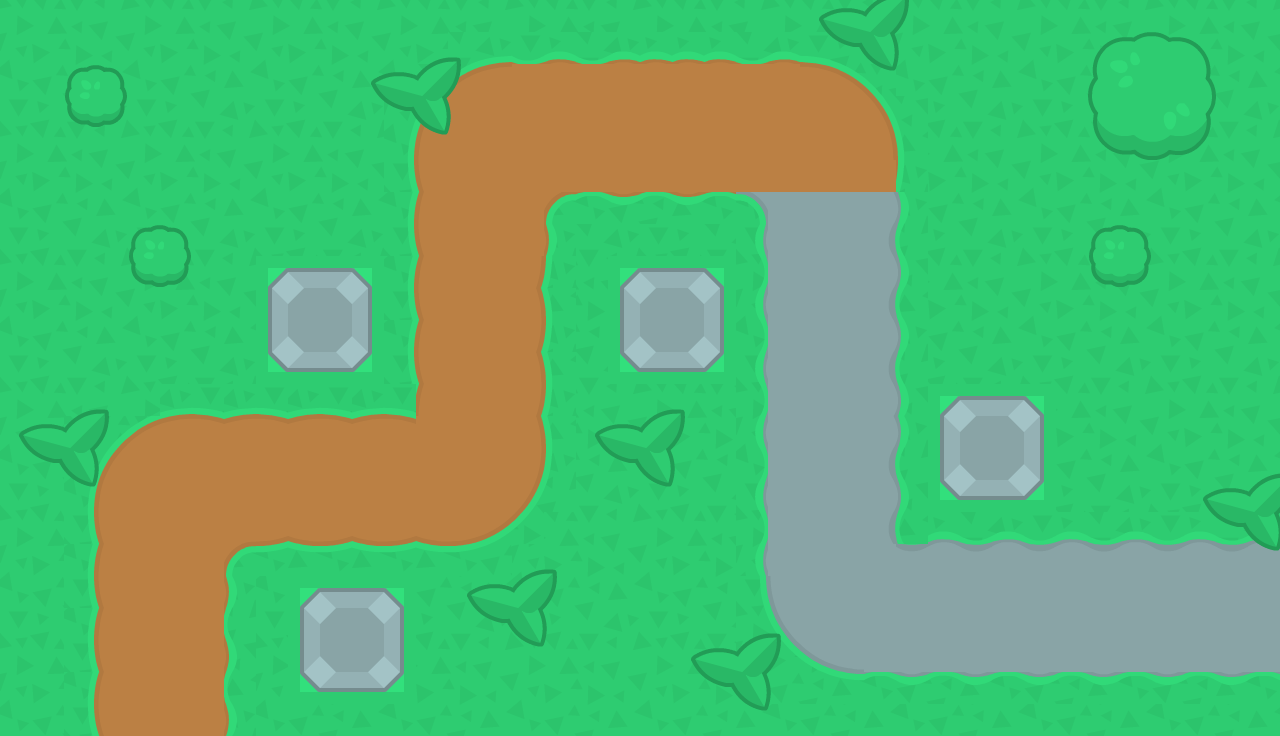

This is a level from a 2D game, rendered from its Tiled map with the project's own tilesets. A one-line summary and the map file follow, with tile-layer data summarised:
An orthogonal 40x23 tile map with 32x32 px tiles, 5 tile layers (background, chemin_, chemin, plus, ...), 1 hidden layer not drawn and 11 objects (tourel_1, tourel_2, tourel_0, tourel_3, spawn_point, ...).

<map version="1.10" tiledversion="1.10.1" orientation="orthogonal" renderorder="right-down" width="40" height="23" tilewidth="32" tileheight="32" infinite="0" backgroundcolor="#00000000" nextlayerid="9" nextobjectid="28">
 <tileset firstgid="1" source="tsx/towerDefense_tilesheet@2.tsx" />
 <layer id="6" name="background" width="40" height="23">
  <data>[920 cells, 920 non-empty, 16 distinct tile ids]</data>
 </layer>
 <layer id="1" name="chemin_" width="40" height="23">
  <data>[920 cells, 362 non-empty, 84 distinct tile ids]</data>
 </layer>
 <layer id="2" name="chemin" width="40" height="23">
  <data>[920 cells, 150 non-empty, 59 distinct tile ids]</data>
 </layer>
 <objectgroup id="3" name="object">
  <object id="6" name="Tourel" type="tourel_1" x="268.535" y="268.193" width="102.782" height="103.967" />
  <object id="7" name="Tourel" type="tourel_2" x="620.344" y="268.305" width="103.151" height="103.306" />
  <object id="8" name="Tourel" type="tourel_0" x="300.487" y="588.031" width="103.083" height="103.15" />
  <object id="9" name="Tourel" type="tourel_3" x="940.151" y="395.995" width="103.666" height="103.805" />
  <object id="11" name="Spawn" type="spawn_point" x="130.333" y="670.578" width="60" height="48">
   <properties>
    <property name="up" value="" />
   </properties>
  </object>
  <object id="13" name="path" type="path_0" x="159.312" y="477.937">
   <properties>
    <property name="direction" value="right" />
   </properties>
  </object>
  <object id="14" name="path" type="path_1" x="477.937" y="477.937">
   <properties>
    <property name="direction" value="up" />
   </properties>
  </object>
  <object id="15" name="path" type="path_2" x="479.201" y="126.438">
   <properties>
    <property name="direction" value="right" />
   </properties>
  </object>
  <object id="16" name="path" type="path_3" x="829.435" y="126.438">
   <properties>
    <property name="direction" value="down" />
   </properties>
  </object>
  <object id="17" name="path" type="path_4" x="829.435" y="606.904">
   <properties>
    <property name="direction" value="left" />
   </properties>
  </object>
  <object id="19" name="path" type="path_5" x="1302.06" y="607.969">
   <properties>
    <property name="direction" value="end" />
   </properties>
  </object>
 </objectgroup>
 <layer id="5" name="plus" width="40" height="23">
  <data>[920 cells, 168 non-empty, 48 distinct tile ids]</data>
 </layer>
 <layer id="7" name="tourel" width="40" height="23">
  <data>[920 cells, 66 non-empty, 18 distinct tile ids]</data>
 </layer>
 <layer id="8" name="tourel_" width="40" height="23" visible="0">
  <data>[920 cells, 16 non-empty, 16 distinct tile ids]</data>
 </layer>
</map>
